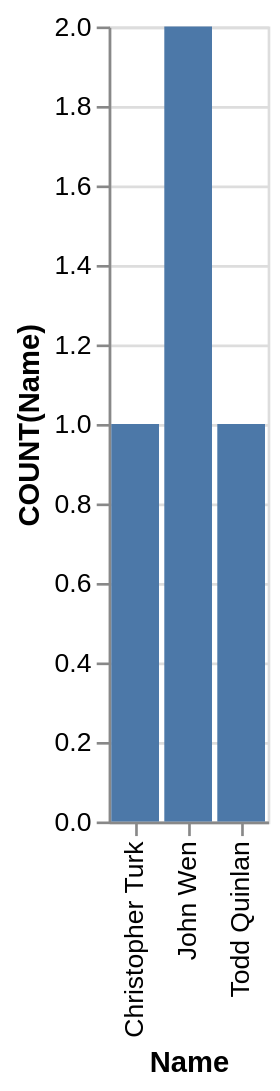

Describe this chart as a Vega-Lite specification.
### Vega-Lite specification from a JSON file in a GitHub repository (floating-point values rounded to 4 significant figures)
{"data": {"values": [{"x_data": "Christopher Turk", "y_data": 1}, {"x_data": "John Wen", "y_data": 2}, {"x_data": "Todd Quinlan", "y_data": 1}]}, "mark": "bar", "encoding": {"x": {"field": "x_data", "type": "nominal", "title": "Name", "sort": "ascending"}, "y": {"field": "y_data", "type": "quantitative", "title": "COUNT(Name)"}}}
